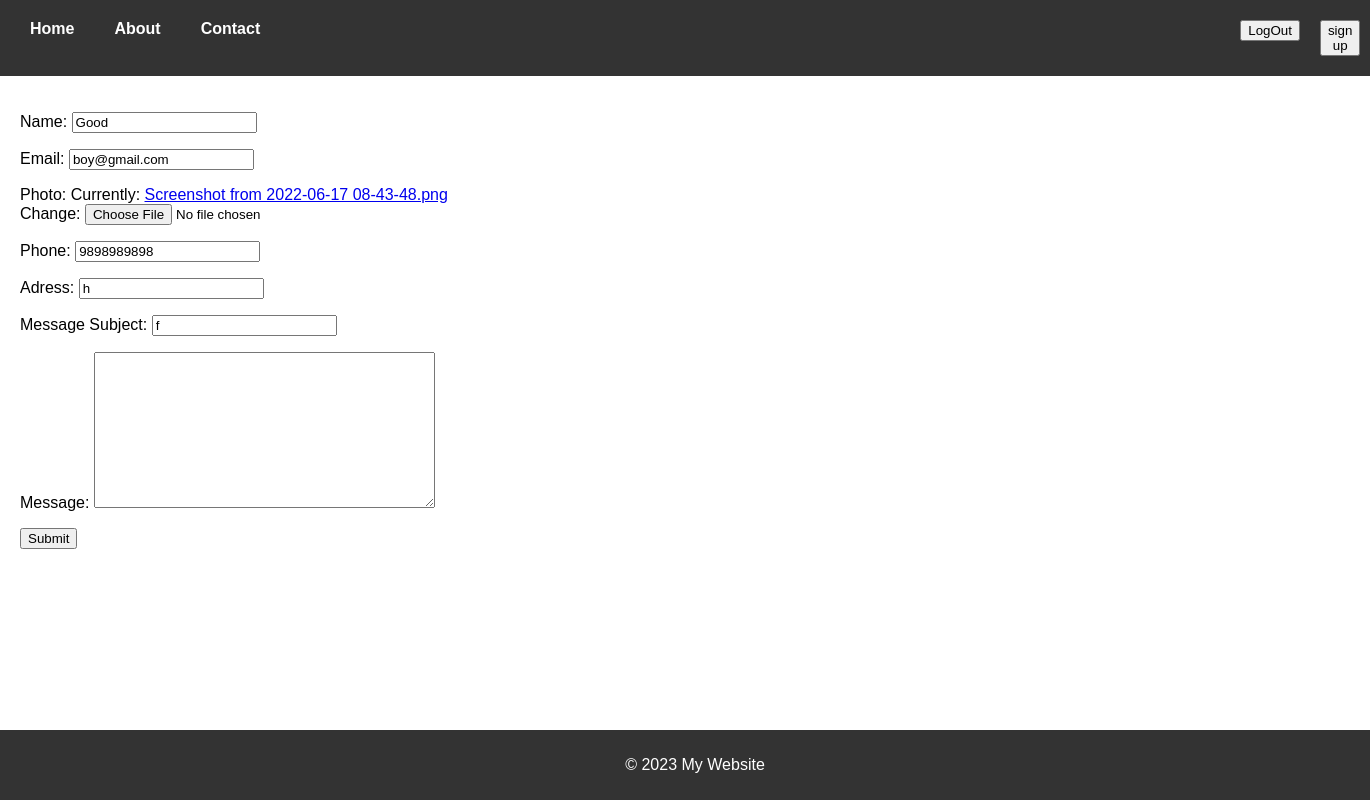
The page /update/6/ (signed in) on the database its author committed.
### form/models.py (models this page shows, shortened)
class ContactForm(models.Model):
    id = models.IntegerField(unique=True,primary_key=True,editable=False)
    Name = models.CharField(max_length=100,default="")
    Email = models.EmailField(max_length=100,default="")
    photo = models.ImageField(default = "Screenshot from 2022-06-17 08-43-48.png")
    Phone = models.CharField(max_length=10,default='')
    Adress = models.CharField(max_length=200,default='')
    Message_Subject = models.CharField(max_length=1000,verbose_name="Message Subject")
    Message = models.TextField(null=True,blank = True)

### form/views.py (the view, shortened to what this page needs)
# urls.py: path('update/<str:pk>/',UpdateForm,name = 'update'),
@login_required(login_url='login')
def UpdateForm(request,pk):
    formobject = get_object_or_404(ContactForm,id =pk)
    formdata = FormSerializer(instance=formobject)
    context = {'form':formdata}
    return render(request,'form/ContactForm.html',context)

### form/serializer.py
class FormSerializer(ModelForm):
    class Meta:
        model = ContactForm
        fields = '__all__'

### template/form/ContactForm.html (shortened to what this page needs)
{% extends 'main.html' %}
{% block content %}
 <form  class = "contact_form" method ="post" enctype="multipart/form-data" >
    {{form.as_p}}
    <input class = "submit_for_contact_form" type="Submit">
 </form>
{% endblock %}

### static/styles/main.css (style rules this page uses)
body { font-family: Arial, sans-serif; margin: 0; padding: 0; }

### rows shown on the page
ContactForm: Name "Good", Email "boy@gmail.com", Phone "9898989898", Adress "h", Message_Subject "f"
